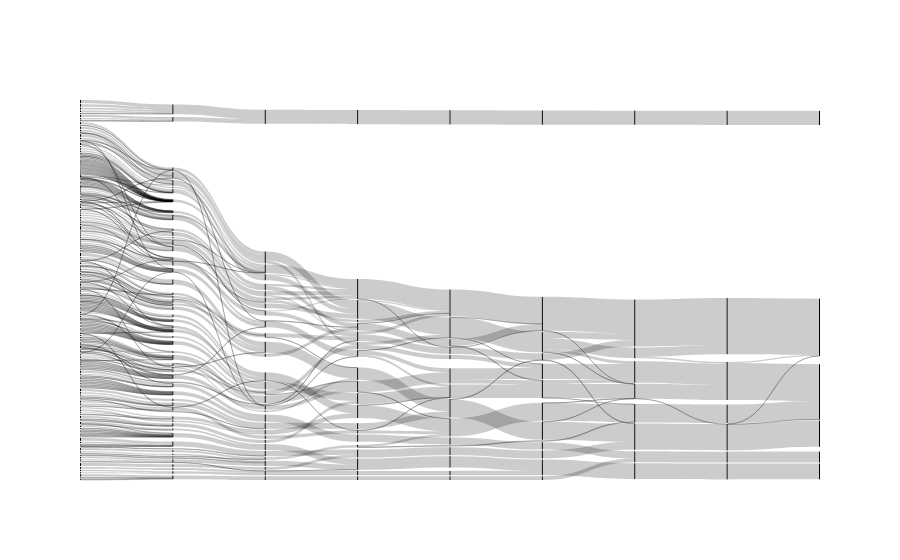

This figure's notebook cell:
### Markdown cell above
### Quasi-hierachy

#### a) Sankey diagram

### Code cell
# The following code for plotting the results of Markov Stability analysis
# originates from the PyGenStability package and is only slightly modified

import plotly.graph_objects as go

time_index=robust_scales

sources = []
targets = []
values = []
shift = 0


all_results['community_id_reduced']  = [community_id_ranked[i] for i in time_index] 


#for i in range(len(all_results['community_id']) - 1):
for i in range(len(all_results['community_id_reduced']) - 1):
    community_source = np.array(all_results['community_id_reduced'][i])
    community_target = np.array(all_results['community_id_reduced'][i + 1])
    source_ids = set(community_source)
    target_ids = set(community_target)
    for source in source_ids:
        for target in target_ids:
            value = sum(community_target[community_source == source] == target)
            if value > 0:
                values.append(value)
                sources.append(source + shift)
                targets.append(target + len(source_ids) + shift)
    shift += len(source_ids)

layout = go.Layout(autosize=True)
fig = go.Figure(
    data=[
        go.Sankey(
            node=dict(
                pad=1,
                thickness=1,
                line=dict(color="black", width=0.0)
            ),

            link=dict(source=sources, target=targets, value=values),
        )
    ],
    layout=layout,
)

fig.show()
fig.write_image(root_figure+"Sankey_Optimal_Partitions.pdf", format='pdf')

### Figure 1 — Plotly figure (JSON) as saved in the notebook; plotly's stock layout.template omitted (floating-point values rounded to 4 significant figures; data arrays with more than 128 entries replaced by an {"elided": "..."} marker saying what was removed)
{"data": [{"link": {"source": {"elided": "452 int values"}, "target": {"elided": "452 int values"}, "value": {"elided": "452 int values"}}, "node": {"line": {"color": "black", "width": 0}, "pad": 1, "thickness": 1}, "type": "sankey"}], "layout": {"autosize": true}}
